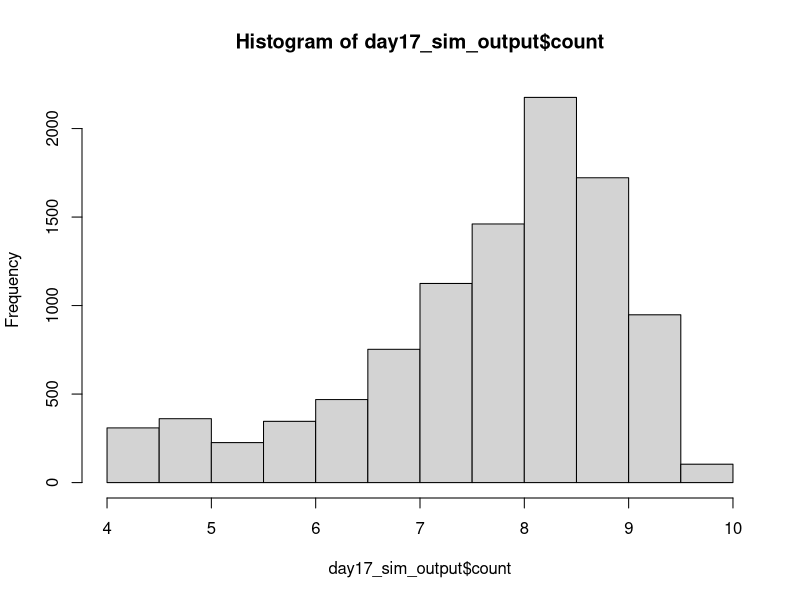
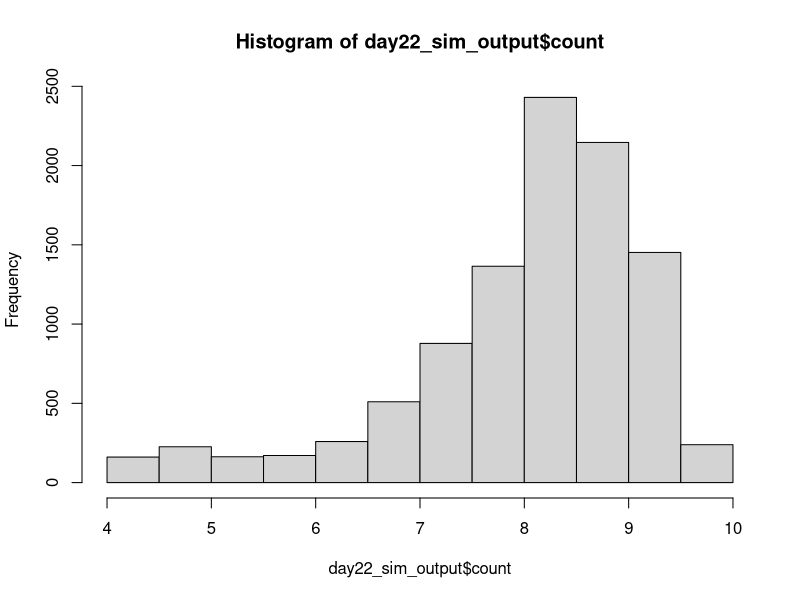

The R source for these figures, in order: (Note: this script raises an error after producing the figures.)
## ---------------------------Title---------------------------------------------
# CIDA Shelf Life Model

## ---------------------------Description---------------------------------------
# Project: CIDA Spinach 

# Description: 

## ---------------------------Packages------------------------------------------

#   Loading packages
library(dplyr); library(MASS); library(VGAM)

## ---------------------------Seed----------------------------------------------

#Set seed
set.seed(1)

## ---------------------------Inputs--------------------------------------------

#Load in data

strain_param <- read.csv("primary_model_parameters_strain_by_rep_2022_08_26.csv", header = TRUE)
apc_param <- read.csv("primary_model_parameters_apc_by_rep_2022_09_01.csv", header = TRUE)

mumax_secon <- read.csv("secondary_model_mumax_strain_by_rep_2022-09-01.csv", header = TRUE)
lag_secon <- read.csv("secondary_model_lag_strain_by_rep_2022_09_01.csv", header = TRUE)
lag_apc_secon <- read.csv("secondary_model_lag_apc_by_rep2022_09_01.csv", header = TRUE)

initial_count <- read.csv("initial_distribution_2022_08_24.csv", header = TRUE)
st_frequency <- read.csv("st_frequency_2022_05_18.csv", header = TRUE)

#Change strain parameters to lowercase 
strain_param$isolate <- tolower(strain_param$isolate)
apc_param$isolate <- tolower(apc_param$isolate)

mumax_secon$isolate <- tolower(mumax_secon$isolate)
lag_secon$isolate <- tolower(lag_secon$isolate)

#Initial Count Distribution: Log transforming initial count, and fitting a normal distribution to the data
initial_count_dist <- function(n){
  a <- runif(n, min = initial_count$min, max = initial_count$max)
  ans <- a*1.4
  return(ans)
}

#ST Distribution
isolates <- st_frequency$cida_isolates
st_prev <- st_frequency$frequency

st_dist <- function(n) {
ans <- sample(isolates, size = n, prob = st_prev, replace = T)
return(ans)
}

#Storage Temperature Distribution
temp_location <- 4
temp_shape <- 2.31

temp_dist <- function(n) {
  ans <- rlaplace(n, temp_location, temp_shape)
  for(i in 1:n)
  while (ans[i] < 0 | ans[i] > 10) {
    ans[i] <- rlaplace(1, temp_location, temp_shape)
  }
  return(ans)
}

#Primary Growth Models 


#Baranyi
baranyi <- function(day, log10n0, log10nmax, mumax, lag){
  log10n <- log10nmax + log10((-1 + exp(mumax * lag) + exp(mumax * day))/(exp(mumax * day) - 1 + exp(mumax * lag) * 10^(log10nmax - log10n0)))
}

#Baranyi without lag
baranyi_no_lag <- function(day, log10n0, log10nmax, mumax){
  log10n <- log10nmax - log10(1 + (10^(log10nmax - log10n0) - 1) * exp(-mumax * day))
}

#Buchanan
buchanan <- function(day, log10n0, log10nmax, mumax, lag){
  log10n <- log10n0 + (day >= lag) * (day <= (lag + (log10nmax - log10n0) * log(10) / mumax)) * mumax * (day - lag) / log(10) + (day >= lag) * (day>(lag + (log10nmax - log10n0) * log(10) / mumax)) * (log10nmax - log10n0)
}

#Buchanan without lag
buchanan_no_lag <- function(day, log10n0, log10nmax, mumax){
  log10n <- log10n0 + (day <= ((log10nmax - log10n0) * log(10) / mumax)) * mumax * day / log(10) + (day > ((log10nmax - log10n0) * log(10) / mumax)) * (log10nmax - log10n0)
}

#Gompertz
gompertz <- function(day, log10n0, log10nmax, mumax, lag){
  log10n <- log10n0 + (log10nmax - log10n0) * exp(-exp(mumax * exp(1) * (lag - day) / ((log10nmax - log10n0) * log(10)) + 1))
}


log10N_with_lag <- function(day, log10n0, log10nmax, mumax, lag, model) {
  ans <- numeric(length = length(day))
  for(i in seq_along(day)){
    if (model[i] == "baranyi") {
      ans[i] <- baranyi(day[i], log10n0[i], log10nmax[i], mumax[i], lag[i])
    }
    else if(model[i] == 'buchanan') {
      ans[i] <- buchanan(day[i], log10n0[i], log10nmax[i], mumax[i], lag[i])
    }
    else if(model[i] == "gompertz"){
      ans[i] <- gompertz(day[i], log10n0[i], log10nmax[i], mumax[i], lag[i])
    } 
    else{
      stop(paste0(model, " is not a valid model name. Must be one of Buchanan, Baranyi, Gompertz."))
    }
  }
  return(ans)
  
}

log10N_without_lag <- function(day, log10n0, log10nmax, mumax, model) {
  ans <- numeric(length = length(day))
  for(i in seq_along(day)){
    if (model[i] == "baranyi_no_lag") {
      ans[i] <- baranyi_no_lag(day[i], log10n0[i], log10nmax[i], mumax[i])
    }
    else if(model[i] == 'buchanan_no_lag') {
      ans[i] <- buchanan_no_lag(day[i], log10n0[i], log10nmax[i], mumax[i])
    }
    else{
      stop(paste0(model, " is not a valid model name. Must be one of Buchanan, Baranyi, Gompertz."))
    }
  }
  return(ans)
  
}

#Secondary model 

NewMu <- function(temp, b, temp_min) {
  sqrt_mu <- b*(temp - temp_min)
  ans <- sqrt_mu^2
  return(ans)
}

NewLag <- function(temp, b, temp_min) {
  sqrt_lag <- b*(temp - temp_min)
  ans <- sqrt_lag^2
  return(ans)
}

## ---------------------------Simulation Overview-------------------------------

n_packages <- 10000
n_sim <- n_packages
n_day <- 22

## ---------------Assigning Model Inputs----------------------------------------

#Assigning initial count, ST and temperature to each package
packages_sim <- data.frame(matrix(, nrow = n_sim, ncol = 9))
colnames(packages_sim) <- c("package", "initial_count", "storage_temp", "isolate", "isolate_rep", "model", "lag", "mu", "nmax")

packages_sim$package <- rep(1:n_packages)
packages_sim$initial_count <- initial_count_dist(n_sim)
packages_sim$storage_temp <- temp_dist(n_sim)
packages_sim$isolate <- st_dist(n_sim)
packages_sim$isolate_rep <- sample(1:3, n_sim, replace = TRUE)

#Assigning a growth model to each package. The selected model will be the best fitting model at 6˚C 
for(i in 1:n_sim){
  strain_index <- which(packages_sim$isolate[i] == strain_param$isolate & packages_sim$isolate_rep[i] == strain_param$rep & 6 == strain_param$temp)
  packages_sim$model[i] <- strain_param$model_type[strain_index]
}

#Assign lag to each package

for(i in 1:n_sim){
  rep <- packages_sim$isolate_rep[i]
  if(packages_sim$isolate[i] == "s12-0180"){
    rep <- sample(c(1, 3), 1, replace = TRUE)
  } else if (packages_sim$isolate[i] == "s12-0184"){
    rep <- 1
  } else if (packages_sim$isolate[i] == "s12-0132"){
    rep <- 3
  }  else {
    rep <- rep
  }
  apc_lag <- 0
  strain_index <- which(packages_sim$isolate[i] == lag_secon$isolate & rep == lag_secon$rep)
  strain_lag <- NewLag(packages_sim$storage_temp[i], lag_secon$b_mu[strain_index], lag_secon$temp_min_mu[strain_index])
  strain_lag <- ifelse(packages_sim$isolate[i] == "s12-0166", 0, strain_lag)
  packages_sim$lag[i] <- runif(n = 1, min = min(strain_lag, apc_lag), max = max(strain_lag, apc_lag))
  packages_sim$lag[i] <- packages_sim$lag[i]
}

packages_sim$lag <- ifelse(packages_sim$model %in% c("baranyi_no_lag", "buchanan_no_lag"), NA, packages_sim$lag)

#Assign mumax to each package
for(i in 1:n_sim){
  rep <- ifelse(packages_sim$isolate[i] == "s12-0141", 1, packages_sim$isolate_rep[i])
  strain_index <- which(packages_sim$isolate[i] == mumax_secon$isolate & rep == mumax_secon$rep)
  package_mu <- NewMu(packages_sim$storage_temp[i], mumax_secon$b_mu[strain_index], mumax_secon$temp_min_mu[strain_index])
  packages_sim$mu[i] <- package_mu
}

#Assign nmax to each package
for(i in 1:n_sim){
  rep <- packages_sim$isolate_rep[i]
strain_index <- which(packages_sim$isolate[i] == strain_param$isolate & rep == strain_param$rep & 6 == strain_param$temp)
apc_index <- which(packages_sim$isolate[i] == apc_param$isolate & rep == apc_param$rep & 6 == apc_param$temp)
strain_nmax <- strain_param$nmax[strain_index]
apc_nmax <- apc_param$nmax[strain_index]
packages_sim$nmax[i] <- runif(n = 1, strain_nmax, apc_nmax)
packages_sim$nmax[i] <- packages_sim$nmax[i]
}

## ----------------Assessing Growth Over Shelf Life-----------------------------

models_with_lag <- c("baranyi", "buchanan", "gompertz")

shelf_life_sim <- packages_sim[rep(seq_len(nrow(packages_sim)), each = 22), ]
rownames(shelf_life_sim) <- 1:nrow(shelf_life_sim)
shelf_life_sim["day"] <- rep(1:n_day, times = n_sim)
shelf_life_sim["count"] <- NA

shelf_life_sim[is.na(shelf_life_sim$lag), ] <- shelf_life_sim[is.na(shelf_life_sim$lag), ] %>% 
  mutate(count = log10N_without_lag(day, initial_count, nmax, mu, model))

shelf_life_sim[!is.na(shelf_life_sim$lag), ] <- shelf_life_sim[!is.na(shelf_life_sim$lag), ] %>% 
  mutate(count = log10N_with_lag(day, initial_count, nmax, mu, lag, model))

## --------------------------------Plotting Outcome-----------------------------

day17_sim_output <- shelf_life_sim %>%
  filter(day == 17)

h17 <- hist(day17_sim_output$count)
h17


day22_sim_output <- shelf_life_sim %>%
  filter(day == 22)

h22 <- hist(day22_sim_output$count)
h22

## --------------------------------Threshold------------------------------------

sa_temp <- shelf_life_sim %>%
  group_by(day) %>%
  summarise(prop_fail = sum(count > 7.6)/n_packages) %>%
  mutate(adj = 1.4) %>%
  mutate(param = "n0")

## --------------------------------Export---------------------------------------

date <- Sys.Date()
date <- gsub("-", "_", date)
file_name <- paste0("output/sa_n0_", date,".csv")
  
write.table(sa_temp, file_name, sep = ",", col.names = !file.exists(file_name), append = T, row.names = FALSE)
